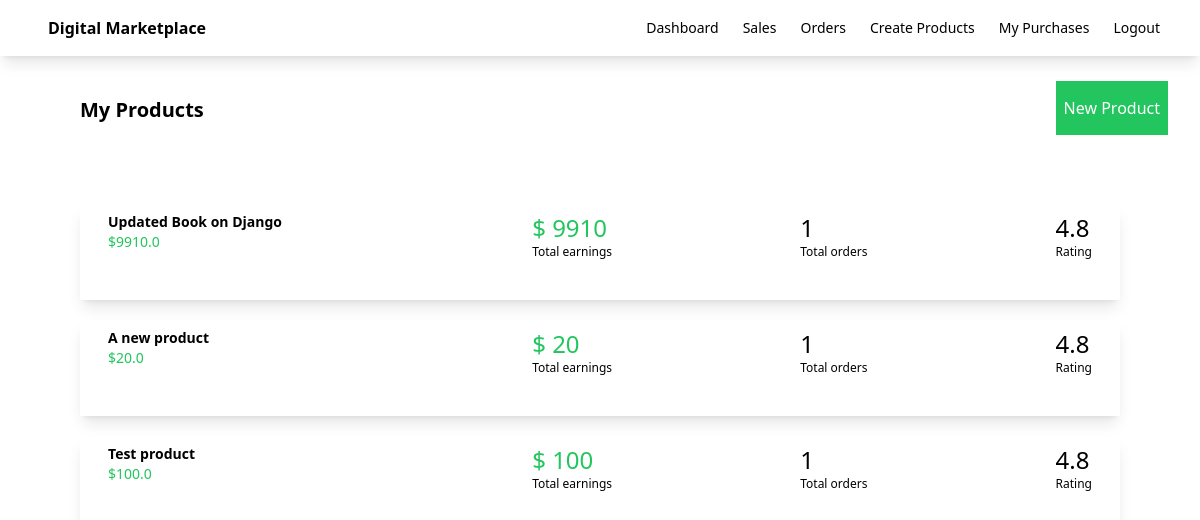
The page /dashboard (signed in) on the database its author committed.
### myapp/models.py (models this page shows, shortened)
class Product(models.Model):
    seller = models.ForeignKey(User, on_delete=models.CASCADE)
    name = models.CharField(max_length=100)
    description = models.CharField(max_length=100)
    price = models.FloatField()
    file = models.FileField(upload_to='uploads')
    total_sales_amount = models.IntegerField(default=0)
    total_sales = models.IntegerField(default=0)

### myapp/views.py (the view)
# urls.py: path('dashboard',views.dashboard,name='dashboard'),
@login_required
def dashboard(request):
    products = Product.objects.filter(seller=request.user)
    return render(request, 'myapp/dashboard.html',{'products':products})

### myapp/templates/myapp/dashboard.html (shortened to what this page needs)
{% extends 'myapp/base.html' %}
{% block body %}
    <div class="flex justify-between">
        <div class="ml-20 mt-10 font-bold text-xl">My Products</div>
        <div class="ml-20 mt-10">
            <a class="bg-green-500 text-white px-2 py-4 mr-8" href="{% url 'createproduct' %}">New Product</a>
        </div>
    </div>
    <div class="products-container p-10 m-5">
        {% for product in products %}
        <div class="flex shadow-lg m-5 p-2 justify-between">
            <div class="flex w-1/4">
                <div class="relative group">
                    <a href="{% url 'editproduct' product.id %}">
                <div class="ml-5">
                    <div class="font-bold text-sm"> {{ product.name }}</div>
                    <div class="text-sm text-green-500">${{ product.price }}</div>
                </div>
                </a>
            </div>
            </div>
            <div>
                <div class="text-2xl text-green-500">$ {{ product.total_sales_amount }}</div>
                <div class="text-xs">Total earnings</div>
            </div>
            <div>
                <div class="text-2xl">{{ product.total_sales }}</div>
                <div class="text-xs">Total orders</div>
            </div>
            <div class="pr-5">
                <div class="text-2xl">4.8</div>
                <div class="text-xs">Rating</div>
            </div>
        </div>
        {% endfor %}
    </div>
{% endblock %}

### rows shown on the page
Product: name "Updated Book on Django", price "9910.0", total_sales_amount "9910", total_sales "1"
Product: name "A new product", price "20.0", total_sales_amount "20", total_sales "1"
Product: name "Test product", price "100.0", total_sales_amount "100", total_sales "1"
